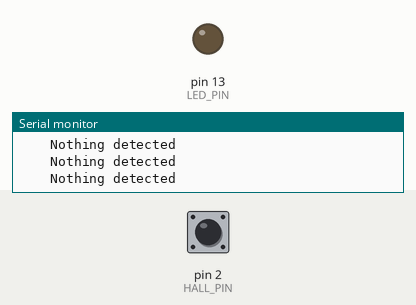
The sketch below on a simulated Arduino Uno, built with avr-gcc and run on an emulated ATmega328P. Parts: output pins drawn as LEDs (lit = HIGH), the last lines printed to the serial monitor. Inputs (shaded band) come from the test bench; at power-on: pin 2 (HALL_PIN) HIGH.

Above: at 1.2 s.
1.3 s: pin 2 (HALL_PIN) pulled LOW for 0.25 s
At 1.5 s:
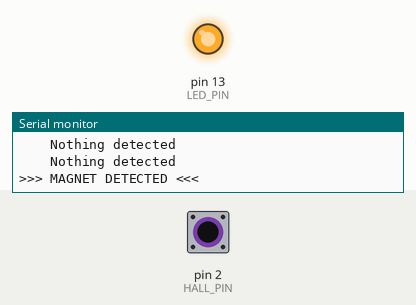
3.1 s: pin 2 (HALL_PIN) pulled LOW for 3.2 s
At 6.9 s:
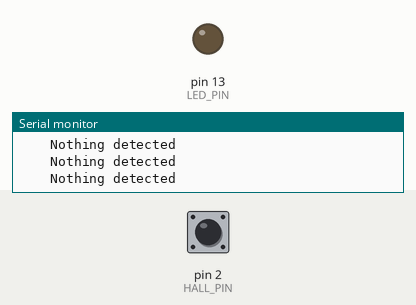
Timing chart, 0 to 8.4 s (numbered marks = the images above; inputs shaded):
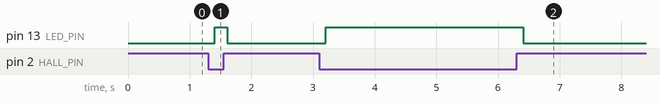

Measured:
- after the input at 1.3 s, pin 13 (LED_PIN): LOW → HIGH after 0.11 s, → LOW 0.20 s later
- after the input at 3.1 s, pin 13 (LED_PIN): LOW → HIGH after 0.11 s, → LOW 3.2 s later

The sketch:

01_magnet_sensor_test.ino
```cpp
// ===========================================================
// TEST 01: Magnet Sensor Validation
// ===========================================================
// Validates hall effect sensor + magnet wiring.
// Loops forever printing sensor state to Serial.
//   - "NOTHING DETECTED" when no magnet present
//   - "MAGNET DETECTED" while magnet is over sensor
//
// Hardware: Pico + 1 hall effect sensor
// Wiring: Sensor signal → HALL_PIN, VCC → 3.3V, GND → GND
// ===========================================================

// --- CONFIG ---
const int HALL_PIN = 2;              // GPIO pin for hall effect sensor
const int LED_PIN = LED_BUILTIN;     // Onboard LED — lights when magnet detected
const int LOOP_DELAY_MS = 200;       // How often to print (ms)

void setup() {
    Serial.begin(115200);
    pinMode(HALL_PIN, INPUT_PULLUP);
    pinMode(LED_PIN, OUTPUT);
    digitalWrite(LED_PIN, LOW);

    Serial.println("=== MAGNET SENSOR TEST ===");
    Serial.println("Bring magnet near sensor to test detection.");
    Serial.println("Press reset to restart.");
    Serial.println("");
}

void loop() {
    int sensorValue = digitalRead(HALL_PIN);

    // Hall sensors are typically active-LOW (LOW = magnet detected)
    bool detected = (sensorValue == LOW);
    digitalWrite(LED_PIN, detected ? HIGH : LOW);   // LED on while magnet present
    if (detected) {
        Serial.println(">>> MAGNET DETECTED <<<");
    } else {
        Serial.println("    Nothing detected");
    }

    delay(LOOP_DELAY_MS);
}
```
